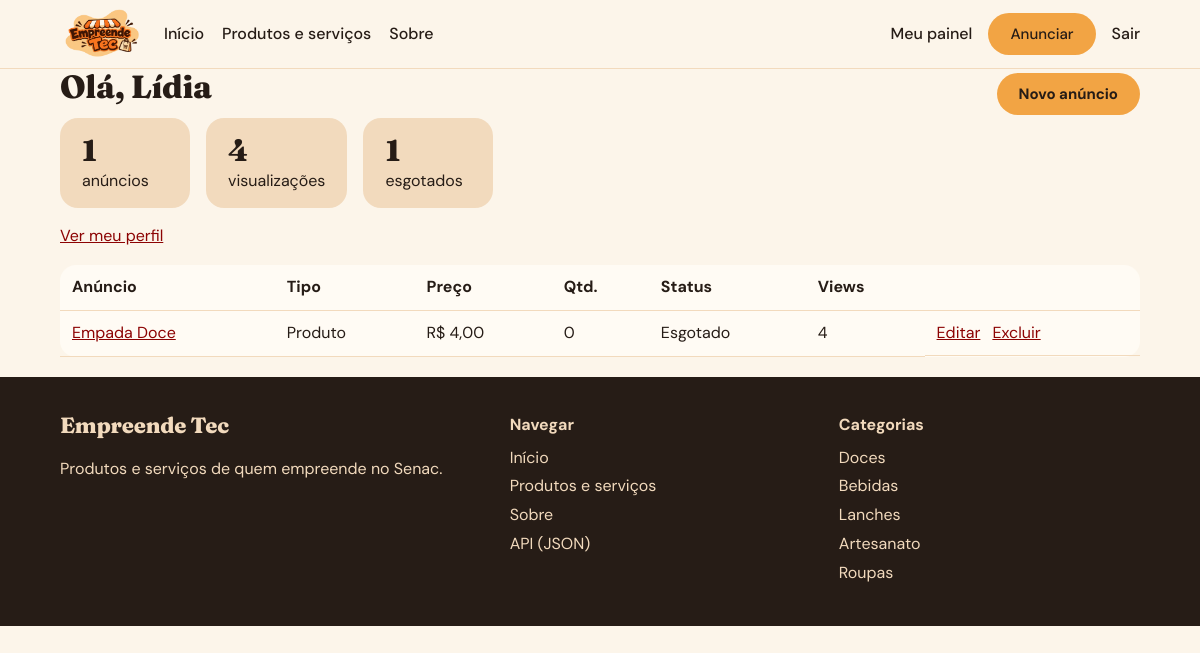
/painel (signed in), run on the app's committed database.
### tables this page shows
CREATE TABLE usuarios(
  id INTEGER PRIMARY KEY AUTOINCREMENT, nome TEXT NOT NULL, turma TEXT NOT NULL,
  email TEXT NOT NULL, telefone TEXT NOT NULL,
  usuario TEXT NOT NULL UNIQUE COLLATE NOCASE, senha TEXT NOT NULL,
  foto TEXT DEFAULT '', loja TEXT DEFAULT '');

CREATE TABLE produtos(
  id INTEGER PRIMARY KEY AUTOINCREMENT,
  usuario_id INTEGER NOT NULL REFERENCES usuarios(id) ON DELETE CASCADE,
  categoria_id INTEGER NOT NULL REFERENCES categorias(id),
  tipo TEXT NOT NULL DEFAULT 'Produto', nome TEXT NOT NULL, descricao TEXT NOT NULL,
  preco REAL NOT NULL, quantidade INTEGER NOT NULL, pagamento TEXT NOT NULL,
  local_entrega TEXT NOT NULL, whatsapp TEXT NOT NULL, imagem TEXT DEFAULT '',
  views INTEGER DEFAULT 0, created_at TEXT, status TEXT DEFAULT 'Disponível');

CREATE TABLE categorias(
  id INTEGER PRIMARY KEY AUTOINCREMENT, nome TEXT NOT NULL UNIQUE, icone TEXT);

### app.py (the view)
@app.route('/painel')
@login_required
def painel():
    itens = q(SEL + ' WHERE p.usuario_id=? ORDER BY p.id DESC', (g.user['id'],))
    return render_template('painel.html', itens=itens, views=sum(i['views'] for i in itens),
                           esgotados=sum(1 for i in itens if i['status'] == 'Esgotado'))

### app.py (called while the page is built)
def conectar():
    c = sqlite3.connect(DB)
    c.row_factory = sqlite3.Row
    c.execute('PRAGMA foreign_keys=ON')
    return c

def db():
    if 'db' not in g:
        g.db = conectar()
    return g.db

@app.teardown_appcontext
def fechar(_):
    c = g.pop('db', None)
    if c:
        c.close()

def q(sql, args=(), one=False):
    rows = db().execute(sql, args).fetchall()
    return (rows[0] if rows else None) if one else rows

@app.before_request
def carregar_usuario():
    uid = session.get('user_id')
    g.user = q('SELECT * FROM usuarios WHERE id=?', (uid,), True) if uid else None

@app.context_processor
def contexto():
    return dict(user=g.get('user'), categorias=q('SELECT * FROM categorias ORDER BY id'), TIPOS=TIPOS)

@app.template_filter('brl')
def brl(v):
    return 'R$ ' + f'{v:,.2f}'.replace(',', 'X').replace('.', ',').replace('X', '.')

def login_required(fn):
    @wraps(fn)
    def w(*a, **k):
        if not g.user:
            flash('Faça login para acessar essa página.', 'warning')
            return redirect(url_for('login'))
        return fn(*a, **k)
    return w

### templates/painel.html
{% extends 'base.html' %}{% block title %}Meu painel · Empreende Tec{% endblock %}
{% block content %}
<div class="cab"><h1 class="serif">Olá, {{ user.nome.split()[0] }}</h1><a class="btn" href="{{ url_for('novo_produto') }}">Novo anúncio</a></div>
<div class="stats"><div><strong>{{ itens|length }}</strong>anúncios</div><div><strong>{{ views }}</strong>visualizações</div><div><strong>{{ esgotados }}</strong>esgotados</div></div>
<p><a href="{{ url_for('perfil') }}">Ver meu perfil</a></p>
{% if itens %}
<div class="tabela"><table><thead><tr><th>Anúncio</th><th>Tipo</th><th>Preço</th><th>Qtd.</th><th>Status</th><th>Views</th><th></th></tr></thead><tbody>
{% for i in itens %}<tr>
  <td><a href="{{ url_for('produto', produto_id=i.id) }}">{{ i.nome }}</a></td><td>{{ i.tipo }}</td><td>{{ i.preco|brl }}</td><td>{{ i.quantidade }}</td><td>{{ i.status }}</td><td>{{ i.views }}</td>
  <td class="acoes-linha"><a href="{{ url_for('editar', produto_id=i.id) }}">Editar</a>
  <form method="post" action="{{ url_for('excluir', produto_id=i.id) }}" onsubmit="return confirm('Excluir {{ i.nome|e }}?')"><button class="link perigo">Excluir</button></form></td></tr>{% endfor %}
</tbody></table></div>
{% else %}<p class="vazio">Você ainda não tem anúncios. <a href="{{ url_for('novo_produto') }}">Publique o primeiro.</a></p>{% endif %}
{% endblock %}

### templates/base.html (shortened to what this page needs)
<!doctype html>
<html lang="pt-BR"><head><meta charset="utf-8"><meta name="viewport" content="width=device-width,initial-scale=1">
<link rel="stylesheet" href="{{ url_for('static', filename='css/style.css') }}"></head>
<body>
<header class="topo"><div class="wrap topo-in">
  <a class="marca" href="{{ url_for('index') }}"><img src="{{ url_for('static', filename='img/logo.png') }}" alt="Empreende Tec"></a>
  <nav>
    <a href="{{ url_for('index') }}">Início</a>
    <a href="{{ url_for('produtos') }}">Produtos e serviços</a>
    <a href="{{ url_for('sobre') }}">Sobre</a>
  </nav>
  <div class="acoes">
    {% if user %}<a href="{{ url_for('painel') }}">Meu painel</a><a class="btn" href="{{ url_for('novo_produto') }}">Anunciar</a><a href="{{ url_for('logout') }}">Sair</a>
    {% else %}<a href="{{ url_for('login') }}">Entrar</a><a class="btn" href="{{ url_for('cadastro') }}">Quero vender</a>{% endif %}
  </div>
</div></header>
<main class="wrap">
  {% block content %}{% endblock %}
</main>
<footer class="rodape"><div class="wrap grid-rod">
  <div><strong class="serif">Empreende Tec</strong><p>Produtos e serviços de quem empreende no Senac.</p></div>
  <div><h4>Navegar</h4><a href="{{ url_for('index') }}">Início</a><a href="{{ url_for('produtos') }}">Produtos e serviços</a><a href="{{ url_for('sobre') }}">Sobre</a><a href="{{ url_for('api_produtos') }}">API (JSON)</a></div>
  <div><h4>Categorias</h4>{% for c in categorias[:5] %}<a href="{{ url_for('produtos', categoria=c.id) }}">{{ c.nome }}</a>{% endfor %}</div>
</div></footer>
</body></html>

### static/css/style.css (style rules this page uses)
:root { --laranja:#F2A444;--pessego:#F2C185;--creme:#F2DABD;--escuro:#261C16;--vinho:#8C0303;--bg:#FCF5EA;--card:#FFFBF4 }
* { box-sizing:border-box }
body { margin:0;background:var(--bg);color:var(--escuro);font:16px/1.55 'DM Sans',system-ui,sans-serif }
.serif { font-family:'Fraunces',Georgia,serif;font-weight:800;line-height:1.1;letter-spacing:-.01em }
a { color:var(--vinho) }
img { max-width:100% }
.wrap { max-width:1120px;margin:0 auto;padding:0 20px }
.topo { background:var(--bg);border-bottom:1px solid var(--creme);position:sticky;top:0;z-index:5 }
.topo-in { display:flex;align-items:center;gap:20px;flex-wrap:wrap;padding-top:6px;padding-bottom:6px }
.marca img { height:56px;display:block;mix-blend-mode:multiply }
nav { display:flex;gap:18px;flex:1 }
nav a,.acoes a { color:var(--escuro);text-decoration:none;font-weight:500 }
.acoes { display:flex;gap:16px;align-items:center }
.btn,button.btn { display:inline-block;background:var(--laranja);color:var(--escuro)!important;border:0;border-radius:999px;padding:11px 22px;font:700 15px 'DM Sans',sans-serif;cursor:pointer;text-decoration:none }
main { padding-top:24px;padding-bottom:56px }
.cab { display:flex;justify-content:space-between;align-items:center;gap:12px;flex-wrap:wrap }
.cab h2,h1 { margin:0 0 14px }
.stats { display:flex;gap:16px;flex-wrap:wrap;margin-bottom:12px }
.stats div { background:var(--creme);border-radius:18px;padding:14px 22px;min-width:130px }
.stats strong { display:block;font:800 30px 'Fraunces',serif }
.tabela { overflow-x:auto }
table { width:100%;border-collapse:collapse;background:var(--card);border-radius:16px }
th,td { text-align:left;padding:10px 12px;border-bottom:1px solid var(--creme) }
.acoes-linha { display:flex;gap:12px;align-items:center }
.acoes-linha form { margin:0 }
.link { background:none;border:0;font:inherit;cursor:pointer;padding:0;text-decoration:underline }
.perigo { color:var(--vinho) }
.rodape { background:var(--escuro);color:var(--creme);padding:36px 0;margin-top:20px }
.rodape a { display:block;color:var(--creme);text-decoration:none;margin:4px 0 }
.rodape h4 { margin:0 0 8px }
.grid-rod { display:grid;grid-template-columns:1.4fr 1fr 1fr;gap:28px }
.rodape .serif { font-size:22px }

### data on the page
usuarios: nome "Lídia"
produtos: nome "Empada Doce", tipo "Produto", preco|brl "R$ 4,00", quantidade "0", status "Esgotado", views "4"
categorias: nome "Doces"
categorias: nome "Bebidas"
categorias: nome "Lanches"
categorias: nome "Artesanato"
categorias: nome "Roupas"

### other printed values
{{ itens|length }} "1"
{{ views }} "4"
{{ esgotados }} "1"
